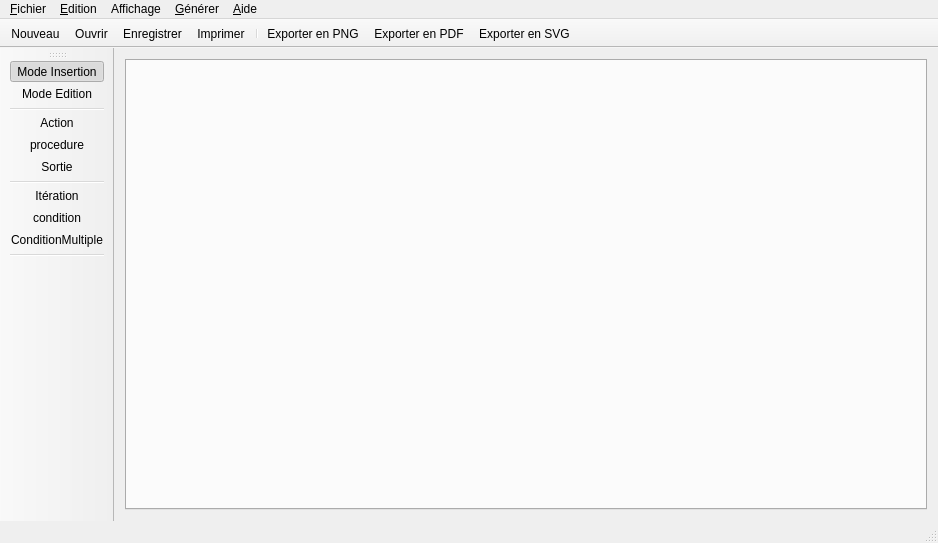
<?xml version="1.0" encoding="UTF-8"?>
<ui version="4.0">
 <class>MainWindow</class>
 <widget class="QMainWindow" name="MainWindow">
  <property name="geometry">
   <rect>
    <x>0</x>
    <y>0</y>
    <width>938</width>
    <height>543</height>
   </rect>
  </property>
  <property name="sizePolicy">
   <sizepolicy hsizetype="Maximum" vsizetype="Maximum">
    <horstretch>0</horstretch>
    <verstretch>0</verstretch>
   </sizepolicy>
  </property>
  <property name="windowTitle">
   <string notr="true">Tabula Rasa</string>
  </property>
  <property name="windowIcon">
   <iconset resource="../Ressources/ressources.qrc">
    <normaloff>:/Icones/icone_Application.png</normaloff>:/Icones/icone_Application.png</iconset>
  </property>
  <widget class="QWidget" name="centralWidget">
   <property name="sizePolicy">
    <sizepolicy hsizetype="Expanding" vsizetype="Expanding">
     <horstretch>0</horstretch>
     <verstretch>0</verstretch>
    </sizepolicy>
   </property>
   <layout class="QHBoxLayout" name="horizontalLayout">
    <item>
     <widget class="QTabWidget" name="tabWidget">
      <property name="currentIndex">
       <number>-1</number>
      </property>
      <property name="tabsClosable">
       <bool>true</bool>
      </property>
      <property name="movable">
       <bool>true</bool>
      </property>
     </widget>
    </item>
   </layout>
  </widget>
  <widget class="QMenuBar" name="menuBar">
   <property name="geometry">
    <rect>
     <x>0</x>
     <y>0</y>
     <width>938</width>
     <height>25</height>
    </rect>
   </property>
   <widget class="QMenu" name="menu_Fichier">
    <property name="title">
     <string>&amp;Fichier</string>
    </property>
    <addaction name="actionNouveau"/>
    <addaction name="actionOuvrir"/>
    <addaction name="actionEnregistrer"/>
    <addaction name="actionSauvegarder_sous"/>
    <addaction name="actionImprimer"/>
    <addaction name="separator"/>
    <addaction name="actionExporter_vers_une_image"/>
    <addaction name="actionExporter_en_PDF"/>
    <addaction name="actionExporter_SVG"/>
    <addaction name="separator"/>
    <addaction name="actionFermer_l_onglet"/>
    <addaction name="actionQuitter"/>
   </widget>
   <widget class="QMenu" name="menuEdition">
    <property name="title">
     <string>&amp;Edition</string>
    </property>
    <addaction name="actionTout_s_lectionner"/>
    <addaction name="actionCopier_la_s_lection"/>
    <addaction name="actionColler_la_s_lection"/>
    <addaction name="actionSupprimer_la_s_lection"/>
    <addaction name="separator"/>
    <addaction name="actionRenommer_l_algorithme"/>
    <addaction name="actionRedimensionner_l_Algorithme"/>
   </widget>
   <widget class="QMenu" name="menuG_n_rer">
    <property name="title">
     <string>&amp;Générer</string>
    </property>
    <addaction name="actionVers_Ada"/>
    <addaction name="actionVers_Java"/>
    <addaction name="actionVers_C_C"/>
   </widget>
   <widget class="QMenu" name="menuA_propos">
    <property name="title">
     <string>&amp;Aide</string>
    </property>
    <addaction name="actionManuel"/>
    <addaction name="separator"/>
    <addaction name="actionA_propos_de_Tabula_Rasa"/>
    <addaction name="actionA_propos_de_Qt"/>
   </widget>
   <widget class="QMenu" name="displayMenu">
    <property name="title">
     <string>Affichage</string>
    </property>
   </widget>
   <addaction name="menu_Fichier"/>
   <addaction name="menuEdition"/>
   <addaction name="displayMenu"/>
   <addaction name="menuG_n_rer"/>
   <addaction name="menuA_propos"/>
  </widget>
  <widget class="QStatusBar" name="statusBar"/>
  <widget class="QToolBar" name="toolBar">
   <property name="windowTitle">
    <string>toolBar</string>
   </property>
   <attribute name="toolBarArea">
    <enum>LeftToolBarArea</enum>
   </attribute>
   <attribute name="toolBarBreak">
    <bool>false</bool>
   </attribute>
   <addaction name="actionMode_Insertion"/>
   <addaction name="actionMode_Edition"/>
   <addaction name="separator"/>
   <addaction name="actionAction"/>
   <addaction name="actionProcedure"/>
   <addaction name="actionSortie"/>
   <addaction name="separator"/>
   <addaction name="actionIteration"/>
   <addaction name="actionCondition"/>
   <addaction name="actionConditionMultiple"/>
   <addaction name="separator"/>
  </widget>
  <widget class="QToolBar" name="toolBar_2">
   <property name="windowTitle">
    <string>toolBar_2</string>
   </property>
   <property name="movable">
    <bool>false</bool>
   </property>
   <attribute name="toolBarArea">
    <enum>TopToolBarArea</enum>
   </attribute>
   <attribute name="toolBarBreak">
    <bool>false</bool>
   </attribute>
   <addaction name="actionNouveau"/>
   <addaction name="actionOuvrir"/>
   <addaction name="actionEnregistrer"/>
   <addaction name="actionImprimer"/>
   <addaction name="separator"/>
   <addaction name="actionExporter_vers_une_image"/>
   <addaction name="actionExporter_en_PDF"/>
   <addaction name="actionExporter_SVG"/>
  </widget>
  <action name="actionMode_Insertion">
   <property name="checkable">
    <bool>true</bool>
   </property>
   <property name="checked">
    <bool>true</bool>
   </property>
   <property name="icon">
    <iconset resource="../Ressources/ressources.qrc">
     <normaloff>:/Icones/pointer.png</normaloff>:/Icones/pointer.png</iconset>
   </property>
   <property name="text">
    <string>Mode &amp;Insertion</string>
   </property>
   <property name="toolTip">
    <string>Permet de déplacer les éléments</string>
   </property>
  </action>
  <action name="actionMode_Edition">
   <property name="checkable">
    <bool>true</bool>
   </property>
   <property name="icon">
    <iconset resource="../Ressources/ressources.qrc">
     <normaloff>:/Icones/liaison.png</normaloff>:/Icones/liaison.png</iconset>
   </property>
   <property name="text">
    <string>Mode &amp;Edition</string>
   </property>
   <property name="toolTip">
    <string>Permet de créer une hiérarchie entre les éléments</string>
   </property>
  </action>
  <action name="actionIteration">
   <property name="checkable">
    <bool>true</bool>
   </property>
   <property name="icon">
    <iconset resource="../Ressources/ressources.qrc">
     <normaloff>:/Icones/vignette_boucle.png</normaloff>:/Icones/vignette_boucle.png</iconset>
   </property>
   <property name="text">
    <string>Itération</string>
   </property>
   <property name="toolTip">
    <string>Permet d'insérer une itération</string>
   </property>
  </action>
  <action name="actionCondition">
   <property name="checkable">
    <bool>true</bool>
   </property>
   <property name="icon">
    <iconset resource="../Ressources/ressources.qrc">
     <normaloff>:/Icones/vignette_condition.png</normaloff>:/Icones/vignette_condition.png</iconset>
   </property>
   <property name="text">
    <string>condition</string>
   </property>
   <property name="toolTip">
    <string>Permet d'insérer une condition</string>
   </property>
  </action>
  <action name="actionAction">
   <property name="checkable">
    <bool>true</bool>
   </property>
   <property name="icon">
    <iconset resource="../Ressources/ressources.qrc">
     <normaloff>:/Icones/vignette_action.png</normaloff>:/Icones/vignette_action.png</iconset>
   </property>
   <property name="text">
    <string>Action</string>
   </property>
   <property name="toolTip">
    <string>Permet d'insérer une action</string>
   </property>
  </action>
  <action name="actionProcedure">
   <property name="checkable">
    <bool>true</bool>
   </property>
   <property name="icon">
    <iconset resource="../Ressources/ressources.qrc">
     <normaloff>:/Icones/vignette_procedure.png</normaloff>:/Icones/vignette_procedure.png</iconset>
   </property>
   <property name="text">
    <string>procedure</string>
   </property>
   <property name="toolTip">
    <string>Permet d'insérer un appel de procedure</string>
   </property>
  </action>
  <action name="actionConditionMultiple">
   <property name="checkable">
    <bool>true</bool>
   </property>
   <property name="icon">
    <iconset resource="../Ressources/ressources.qrc">
     <normaloff>:/Icones/vignette_conditionMultiple.png</normaloff>:/Icones/vignette_conditionMultiple.png</iconset>
   </property>
   <property name="text">
    <string>ConditionMultiple</string>
   </property>
   <property name="toolTip">
    <string>Permet d'insérer une condition multiple</string>
   </property>
  </action>
  <action name="actionSortie">
   <property name="checkable">
    <bool>true</bool>
   </property>
   <property name="icon">
    <iconset resource="../Ressources/ressources.qrc">
     <normaloff>:/Icones/vignette_sortie.png</normaloff>:/Icones/vignette_sortie.png</iconset>
   </property>
   <property name="text">
    <string>Sortie</string>
   </property>
   <property name="toolTip">
    <string>Permet d'insérer une action de sortie</string>
   </property>
  </action>
  <action name="actionNouveau">
   <property name="icon">
    <iconset resource="../Ressources/ressources.qrc">
     <normaloff>:/Icones/newFile.png</normaloff>:/Icones/newFile.png</iconset>
   </property>
   <property name="text">
    <string>Nouveau</string>
   </property>
   <property name="shortcut">
    <string>Ctrl+N</string>
   </property>
  </action>
  <action name="actionOuvrir">
   <property name="enabled">
    <bool>true</bool>
   </property>
   <property name="icon">
    <iconset resource="../Ressources/ressources.qrc">
     <normaloff>:/Icones/ouvrir.png</normaloff>:/Icones/ouvrir.png</iconset>
   </property>
   <property name="text">
    <string>Ouvrir</string>
   </property>
   <property name="shortcut">
    <string>Ctrl+O</string>
   </property>
  </action>
  <action name="actionEnregistrer">
   <property name="enabled">
    <bool>true</bool>
   </property>
   <property name="icon">
    <iconset resource="../Ressources/ressources.qrc">
     <normaloff>:/Icones/icone_sauvegarder.png</normaloff>:/Icones/icone_sauvegarder.png</iconset>
   </property>
   <property name="text">
    <string>Enregistrer</string>
   </property>
   <property name="shortcut">
    <string>Ctrl+S</string>
   </property>
  </action>
  <action name="actionExporter_vers_une_image">
   <property name="icon">
    <iconset resource="../Ressources/ressources.qrc">
     <normaloff>:/Icones/exporter_Image.png</normaloff>:/Icones/exporter_Image.png</iconset>
   </property>
   <property name="text">
    <string>Exporter en PNG</string>
   </property>
   <property name="toolTip">
    <string>Permet d'exporter vers le format de fichier PNG</string>
   </property>
   <property name="shortcut">
    <string>Ctrl+Alt+I</string>
   </property>
  </action>
  <action name="actionFermer_l_onglet">
   <property name="icon">
    <iconset resource="../Ressources/ressources.qrc">
     <normaloff>:/Icones/fermer_Onglet.png</normaloff>:/Icones/fermer_Onglet.png</iconset>
   </property>
   <property name="text">
    <string>Fermer l'onglet</string>
   </property>
   <property name="shortcut">
    <string>Ctrl+W</string>
   </property>
  </action>
  <action name="actionQuitter">
   <property name="icon">
    <iconset resource="../Ressources/ressources.qrc">
     <normaloff>:/Icones/fermer_Application.png</normaloff>:/Icones/fermer_Application.png</iconset>
   </property>
   <property name="text">
    <string>Quitter</string>
   </property>
   <property name="shortcut">
    <string>Ctrl+Q</string>
   </property>
  </action>
  <action name="actionRedimensionner_l_Algorithme">
   <property name="icon">
    <iconset resource="../Ressources/ressources.qrc">
     <normaloff>:/Icones/icone_resize.png</normaloff>:/Icones/icone_resize.png</iconset>
   </property>
   <property name="text">
    <string>Redimensionner la feuille de dessin</string>
   </property>
   <property name="shortcut">
    <string>Ctrl+Shift+R</string>
   </property>
  </action>
  <action name="actionV_rifier_les_cycles">
   <property name="enabled">
    <bool>false</bool>
   </property>
   <property name="text">
    <string>Rechercher Incohérences</string>
   </property>
  </action>
  <action name="actionVers_Ada">
   <property name="enabled">
    <bool>false</bool>
   </property>
   <property name="icon">
    <iconset resource="../Ressources/ressources.qrc">
     <normaloff>:/Icones/ada.jpg</normaloff>:/Icones/ada.jpg</iconset>
   </property>
   <property name="text">
    <string>Vers Ada</string>
   </property>
  </action>
  <action name="actionVers_Java">
   <property name="enabled">
    <bool>false</bool>
   </property>
   <property name="icon">
    <iconset resource="../Ressources/ressources.qrc">
     <normaloff>:/Icones/java.png</normaloff>:/Icones/java.png</iconset>
   </property>
   <property name="text">
    <string>Vers Java</string>
   </property>
  </action>
  <action name="actionVers_C_C">
   <property name="enabled">
    <bool>false</bool>
   </property>
   <property name="icon">
    <iconset resource="../Ressources/ressources.qrc">
     <normaloff>:/Icones/c.png</normaloff>:/Icones/c.png</iconset>
   </property>
   <property name="text">
    <string>Vers C/C++</string>
   </property>
  </action>
  <action name="actionA_propos_de_Tabula_Rasa">
   <property name="icon">
    <iconset resource="../Ressources/ressources.qrc">
     <normaloff>:/Icones/icone_Application.png</normaloff>:/Icones/icone_Application.png</iconset>
   </property>
   <property name="text">
    <string>A propos de Tabula Rasa</string>
   </property>
  </action>
  <action name="actionA_propos_de_Qt">
   <property name="icon">
    <iconset resource="../Ressources/ressources.qrc">
     <normaloff>:/Icones/qt.png</normaloff>:/Icones/qt.png</iconset>
   </property>
   <property name="text">
    <string>A propos de Qt</string>
   </property>
  </action>
  <action name="actionManuel">
   <property name="enabled">
    <bool>false</bool>
   </property>
   <property name="text">
    <string>Manuel</string>
   </property>
   <property name="shortcut">
    <string>F1</string>
   </property>
  </action>
  <action name="actionRenommer_l_algorithme">
   <property name="icon">
    <iconset resource="../Ressources/ressources.qrc">
     <normaloff>:/Icones/icone_rename.png</normaloff>:/Icones/icone_rename.png</iconset>
   </property>
   <property name="text">
    <string>Renommer l'algorithme</string>
   </property>
   <property name="shortcut">
    <string>Ctrl+R</string>
   </property>
  </action>
  <action name="actionImprimer">
   <property name="icon">
    <iconset resource="../Ressources/ressources.qrc">
     <normaloff>:/Icones/icone_imprimante.png</normaloff>:/Icones/icone_imprimante.png</iconset>
   </property>
   <property name="text">
    <string>Imprimer</string>
   </property>
   <property name="toolTip">
    <string>Imprimer l'algorithme</string>
   </property>
   <property name="shortcut">
    <string>Ctrl+P</string>
   </property>
  </action>
  <action name="actionTout_s_lectionner">
   <property name="icon">
    <iconset resource="../Ressources/ressources.qrc">
     <normaloff>:/Icones/select_all.png</normaloff>:/Icones/select_all.png</iconset>
   </property>
   <property name="text">
    <string>Tout sélectionner</string>
   </property>
   <property name="shortcut">
    <string>Ctrl+A</string>
   </property>
  </action>
  <action name="actionExporter_SVG">
   <property name="icon">
    <iconset resource="../Ressources/ressources.qrc">
     <normaloff>:/Icones/export_svg.png</normaloff>:/Icones/export_svg.png</iconset>
   </property>
   <property name="text">
    <string>Exporter en SVG</string>
   </property>
   <property name="toolTip">
    <string>Permet d'exporter vers le format de fichier SVG</string>
   </property>
   <property name="shortcut">
    <string>Ctrl+Alt+S</string>
   </property>
  </action>
  <action name="actionExporter_en_PDF">
   <property name="icon">
    <iconset resource="../Ressources/ressources.qrc">
     <normaloff>:/Icones/export_pdf.png</normaloff>:/Icones/export_pdf.png</iconset>
   </property>
   <property name="text">
    <string>Exporter en PDF</string>
   </property>
   <property name="toolTip">
    <string>Permet d'exporter vers le format de fichier pdf</string>
   </property>
   <property name="shortcut">
    <string>Ctrl+Alt+P</string>
   </property>
  </action>
  <action name="actionSauvegarder_sous">
   <property name="icon">
    <iconset resource="../Ressources/ressources.qrc">
     <normaloff>:/Icones/icone_sauvegarder.png</normaloff>:/Icones/icone_sauvegarder.png</iconset>
   </property>
   <property name="text">
    <string>Enregistrer sous</string>
   </property>
   <property name="toolTip">
    <string>Sauvegarder l'agorithme vers un nouveau fichier</string>
   </property>
   <property name="shortcut">
    <string>Ctrl+Shift+S</string>
   </property>
  </action>
  <action name="actionSupprimer_la_s_lection">
   <property name="icon">
    <iconset resource="../Ressources/ressources.qrc">
     <normaloff>:/Icones/delete.png</normaloff>:/Icones/delete.png</iconset>
   </property>
   <property name="text">
    <string>Supprimer la sélection</string>
   </property>
   <property name="shortcut">
    <string>Del</string>
   </property>
  </action>
  <action name="actionCopier_la_s_lection">
   <property name="icon">
    <iconset resource="../Ressources/ressources.qrc">
     <normaloff>:/Icones/copy.png</normaloff>:/Icones/copy.png</iconset>
   </property>
   <property name="text">
    <string>Copier la sélection</string>
   </property>
   <property name="shortcut">
    <string>Ctrl+C</string>
   </property>
  </action>
  <action name="actionColler_la_s_lection">
   <property name="icon">
    <iconset resource="../Ressources/ressources.qrc">
     <normaloff>:/Icones/paste.png</normaloff>:/Icones/paste.png</iconset>
   </property>
   <property name="text">
    <string>Coller la sélection</string>
   </property>
   <property name="shortcut">
    <string>Ctrl+V</string>
   </property>
  </action>
 </widget>
 <layoutdefault spacing="6" margin="11"/>
 <resources>
  <include location="../Ressources/ressources.qrc"/>
 </resources>
 <connections/>
</ui>
